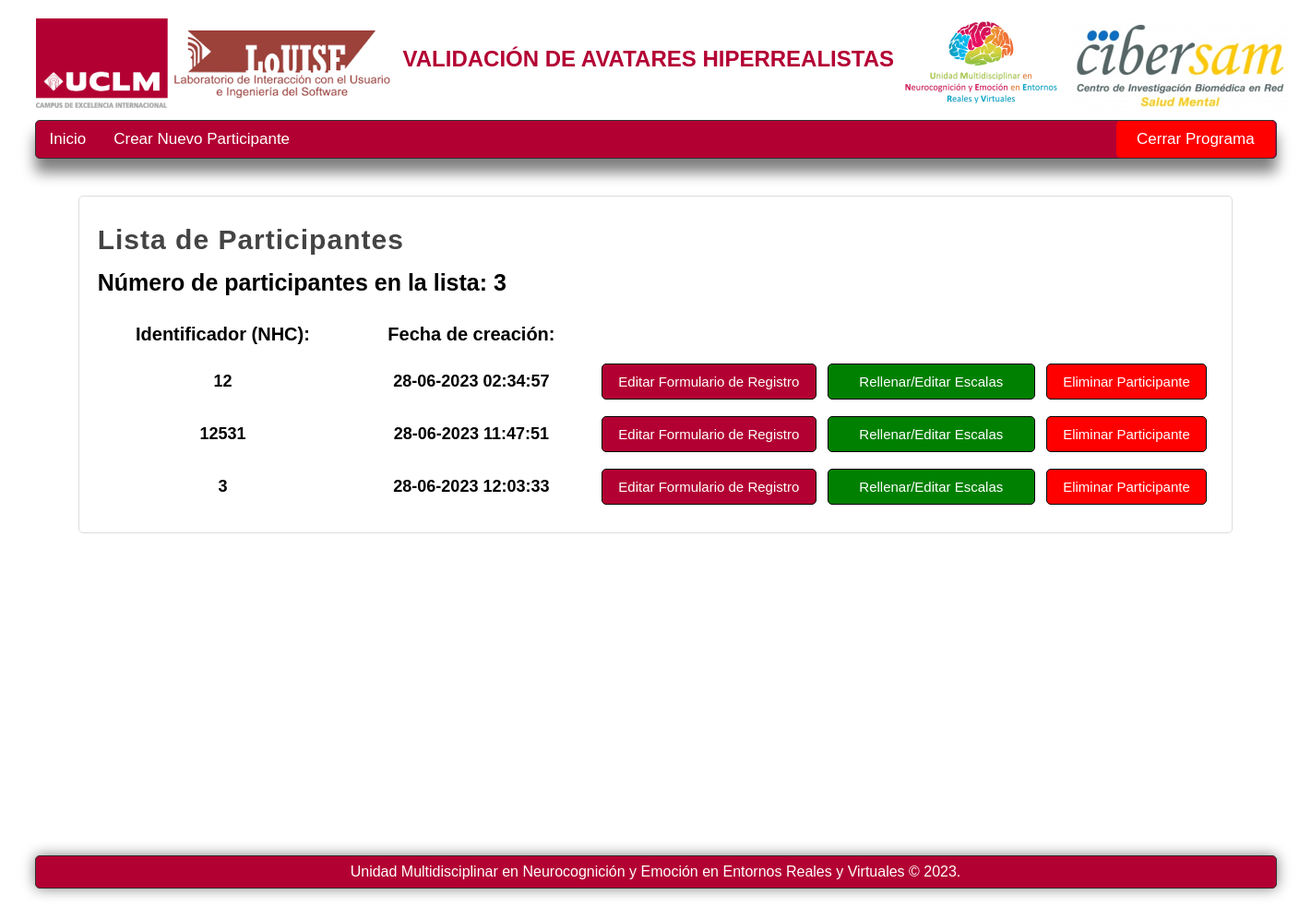
The page /listaparticipantes/control/ on the database as committed earlier.
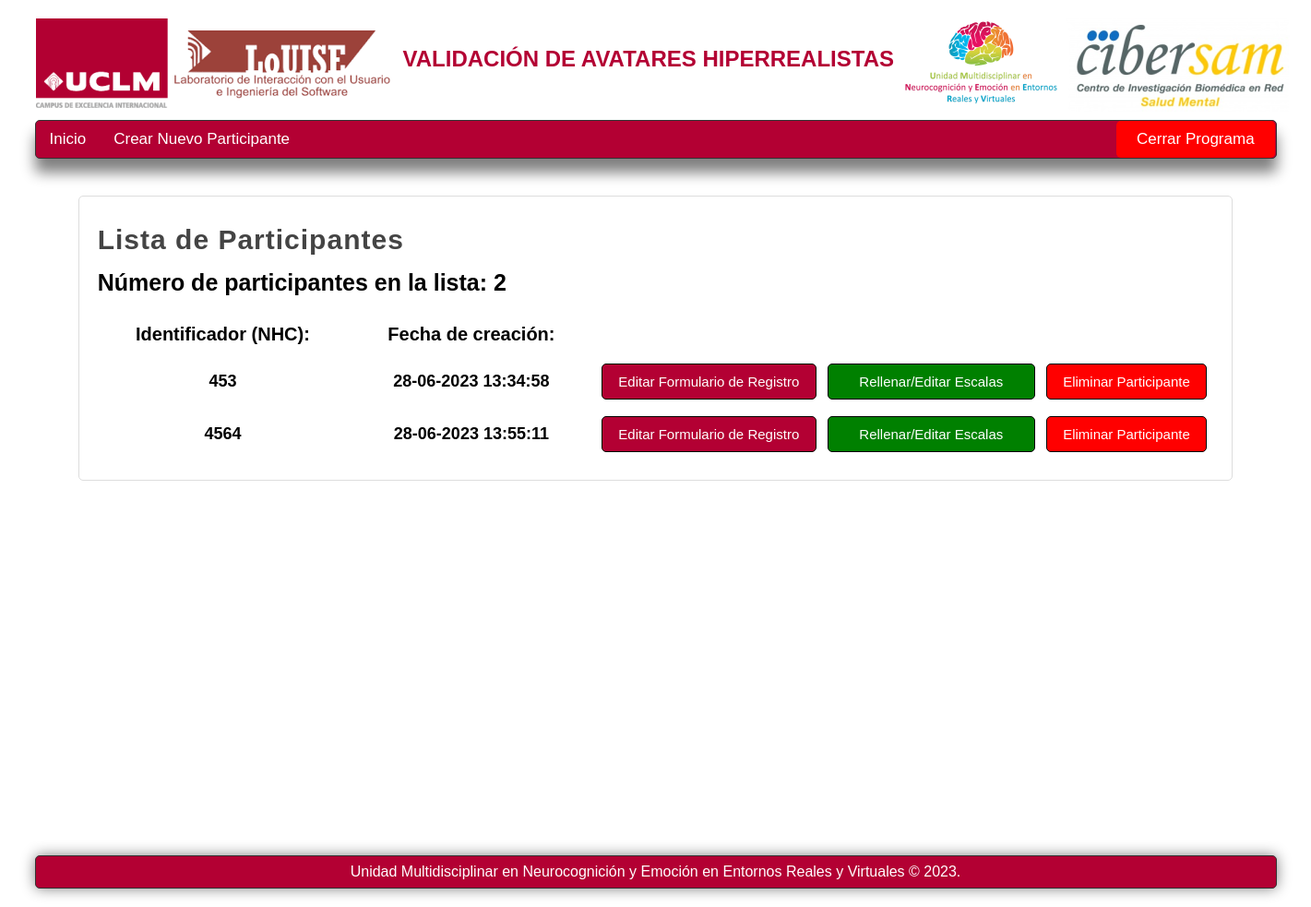
The same page on the database as committed later.
### appcarasrealistas.py (models this page shows)
class Formularioregistro(db.Model):
    __bind_key__ = 'datosappcarasrealistas'
    idparticipante = db.Column(db.Integer, primary_key=True)
    fechacreacion = db.Column(db.Text)
    fechaultimamodificacion = db.Column(db.Text)
    nhcparticipante = db.Column(db.Text)
    edad = db.Column(db.Text)
    genero = db.Column(db.Text)
    textogenero = db.Column(db.Text)
    etnia = db.Column(db.Text)
    estadocivil = db.Column(db.Text)
    provinciaresidencia = db.Column(db.Text)
    textoprovinciaresidencia = db.Column(db.Text)
    residencia = db.Column(db.Text)
    estudios = db.Column(db.Text)
    situacionprofesional = db.Column(db.Text)
    textosituacionprofesional = db.Column(db.Text)
    profesion = db.Column(db.Text)

### appcarasrealistas.py (the view)
@appcarasrealistas.route("/listaparticipantes/<string:tipoparticipante>/", methods=["GET", "POST"])
def listaparticipantes(tipoparticipante=""):
    if tipoparticipante == "control":
        nombretablabd = Formularioregistro
        tipolayout = 'layoutinicio2.html'
    listaparticipantes = nombretablabd.query.all()
    numeroparticipantes = len(listaparticipantes)
    return render_template("listaparticipantes.html", tipolayout=tipolayout, tipoparticipante=tipoparticipante, listaparticipantes=listaparticipantes, numeroparticipantes=numeroparticipantes)

### templates/listaparticipantes.html (shortened to what this page needs)
{% extends tipolayout %}
{% block nav %}
    <li>
        <a href="/">Inicio</a>
    </li>
    {% if tipoparticipante == "control"%}
        <li>
            <a href="/formularioregistro/control">Crear Nuevo Participante</a>
        </li>
        <li>
            <a class="cerrarprogramabipolares1" href="/salir" onclick="return confirm('¿Estas seguro de que deseas cerrar el programa?')">Cerrar Programa</a>
        </li>
    {% endif %}
{% endblock %}
{% block content %}
    {% if tipoparticipante == "control"%}
        <h1 class="titulo2">Lista de Participantes</h1>
    {% endif %}
    <h3>Número de participantes en la lista: {{ numeroparticipantes }}</h3>
    <br>
    <div class="divtable">
        <table>
            <thead class="theadtable">
                <tr>
                    <td class="titulostablas1">Identificador (NHC):</td>
                    <td class="titulostablas1">Fecha de creación:</td>
                    <td class="titulostablas3"></td>
                    <td class="titulostablas4"></td>
                    <td class="titulostablas5"></td>
                </tr>
            </thead>
            <tbody class="tbodytable">
                {% for participante in listaparticipantes %}
                    <tr>
                        <td class="contenidotabla0">{{ participante.nhcparticipante }}</td>
                        <td class="contenidotabla0">{{ participante.fechacreacion }}</td>
                        <td class="contenidotabla3">
                            <a class="btn3" href="/formularioregistro/{{ tipoparticipante }}/{{ participante.idparticipante }}">Editar Formulario de Registro</a>
                        </td>
                        <td class="contenidotabla3">
                            <a class="btn8" href="/listaformulariosparticipante/{{ tipoparticipante }}/{{ participante.idparticipante }}/{{ participante.nhcparticipante}}/{{ participante.fechacreacion }}">Rellenar/Editar Escalas</a>
                        </td>
                        <td class="contenidotabla3">
                            <a class="btn7" href="/borrarparticipante/{{ tipoparticipante }}/{{ participante.idparticipante }}/{{ participante.nhcparticipante }}/{{ participante.fechacreacion }}" onclick="return confirm('¿Estas seguro de que deseas eliminar el participante: {{  participante.nhcparticipante }}?')">Eliminar Participante</a>
                        </td>
                    </tr>
                {% endfor %}
            </tbody>
        </table>
    </div>
{% endblock %}

### templates/layoutinicio2.html (shortened to what this page needs)
<!doctype html>
<html lang="es">
<head>
    <link rel="stylesheet" type="text/css" href="{{ url_for('static', filename='css/styles.css') }}">
</head>
<body>
    <header>
        <div id="logotipo">
            <img class="logotipo1" src="{{ url_for('static', filename='img/indice2.png') }}"/>
            <img class="logotipo3" src="{{ url_for('static', filename='img/indice3.png') }}"/>
            <h2>VALIDACIÓN DE AVATARES HIPERREALISTAS</h2>
            <img class="logotipo4" src="{{ url_for('static', filename='img/indice1.png') }}"/>
            <img class="logotipo2" src="{{ url_for('static', filename='img/indice.png') }}"/>
        </div>
    </header>
    <nav>
        <ul>
            {% block nav %}{% endblock %}
        </ul>
    </nav>
    <div id="content">
        <div class="box">
            {% block content %}{% endblock %}
        </div>
    </div>
    <footer>
        Unidad Multidisciplinar en Neurocognición y Emoción en Entornos Reales y Virtuales &copy; 2023.
    </footer>
</body>
</html>

### static/css/styles.css (style rules this page uses)
* { margin: 0px; padding: 0px; list-style: none; font-family: Arial; }
body { background-color: white; }
.box h3 { font-size: 25px; }
header { width: 1344px; height: 130px; margin: 0px auto; }
#logotipo { width: 105%; height: 250px; margin: 0 auto; padding-top: 10px; }
.logotipo1 { display: block; float: left; margin-top: 10px; margin-right: 0px; }
.logotipo2 { display: block; float: left; margin-top: 10px; }
.logotipo3 { display: block; float: left; margin-top: 10px; }
.logotipo4 { display: block; float: left; margin-top: 10px; }
#logotipo h2 { display: block; float: left; margin-top: 40px; margin-left: 5px; margin-right: 5px; letter-spacing: 0px; font-size: 10px bold; color: #B30033; }
nav { width: 1344px; height: 40px; margin: 0 auto; background-color: #B30033; border: 1px solid #333333; box-shadow: 0px 15px 15px gray; font-size: 17px; border-radius: 5px; }
nav ul { list-style: none; text-decoration: none; }
nav ul li { line-height: 40px; float: left; }
nav ul li a { list-style: none; text-decoration: none; display: block; padding-left: 15px; padding-right: 15px; color: white; }
.cerrarprogramabipolares1 { list-style: none; text-decoration: none; display: block; padding-left: 22px; padding-right: 22px; background: red; border-radius: 5px; color: white; margin-left: 881px; }
#content { width: 1344px; min-height: 685px; margin: 0 auto; margin-bottom: 30px; margin-top: 40px; }
.box { background: white; width: 90%; min-height: 200px; padding: 20px; border: 1px solid #dddddd; margin: 0 auto; border-radius: 5px; }
.titulo2 { color: #444444; letter-spacing: 1px; font-size: 30px; padding-bottom: 5px; margin-bottom: 10px; margin-top: 10px; }
.btn3 { text-decoration: none; font-size: 15px; padding: 10px; background: #B30033; color: white; border: 1px solid black; border-radius: 5px; display: block; text-align: center; }
.btn8 { text-decoration: none; font-size: 15px; padding: 10px; background: green; color: white; border: 1px solid black; border-radius: 5px; display: block; text-align: center; }
.btn7 { text-decoration: none; font-size: 15px; padding: 10px; background: red; color: white; border: 1px solid black; border-radius: 5px; display: block; text-align: center; }
table { table-layout: fixed; width: 100%; }
.divtable { text-align: center; }
.theadtable { font-size: 18px; font-weight: bold; }
.titulostablas1 { font-size: 20px; width: 145px; text-align: center; padding-top: 10px; padding-bottom: 10px; padding-left: 5px; padding-right: 5px; }
.titulostablas3 { width: 131px; text-align: center; padding-top: 10px; padding-bottom: 10px; padding-left: 5px; padding-right: 5px }
.titulostablas4 { width: 126px; text-align: center; padding-top: 10px; padding-bottom: 10px; padding-left: 5px; padding-right: 5px }
.titulostablas5 { width: 97px; text-align: center; padding-top: 10px; padding-bottom: 10px; padding-left: 5px; padding-right: 5px }
.tbodytable { text-align: center; font-size: 18px; width: min-content; }
.contenidotabla0 { padding: 5px; padding-top: 8px; padding-bottom: 8px; font-weight: bold; }
.contenidotabla3 { text-align: center; padding: 5px; padding-top: 8px; padding-bottom: 8px; }
footer { width: 1344px; background-color: #B30033; margin: 0px auto; border: 1px solid #333333; border-radius: 5px; color: white; text-align: center; font-size: 16px; padding-top: 8px; padding-bottom: 8px; box-shadow: 0px 0px 15px gray; margin-bottom: 20px; }

Rows that differ between the two databases and show on the page:
removed Formularioregistro: nhcparticipante "3", fechacreacion "28-06-2023 12:03:33"
changed Formularioregistro (number 1 of 2 on the later page): nhcparticipante "12" → "453"; fechacreacion "28-06-2023 02:34:57" → "28-06-2023 13:34:58"
changed Formularioregistro (number 2 of 2 on the later page): nhcparticipante "12531" → "4564"; fechacreacion "28-06-2023 11:47:51" → "28-06-2023 13:55:11"
Other text that changed with them:
{{ numeroparticipantes }}: "3" → "2"
